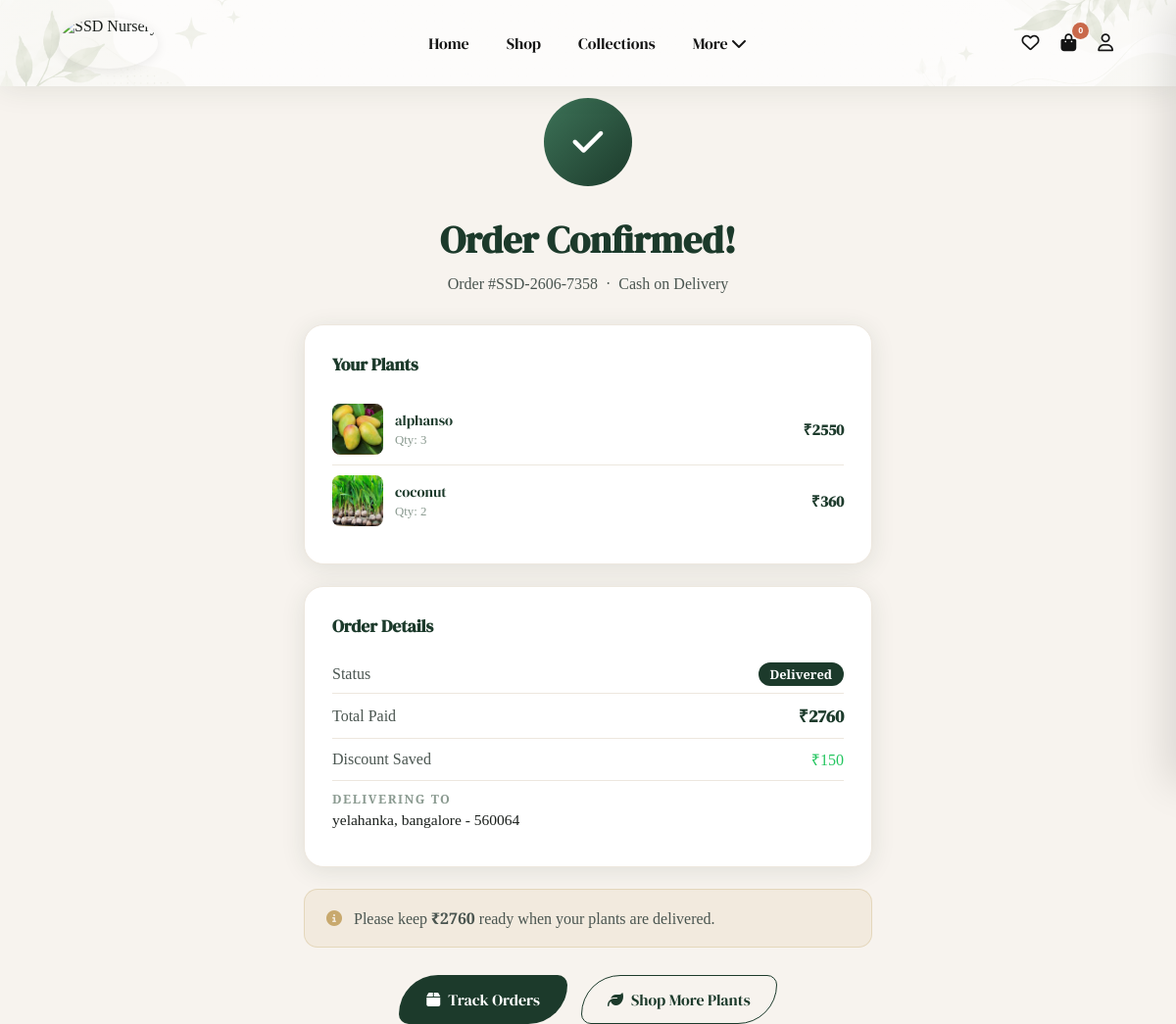
The page /order/success/1/ (signed in, upper part) on the database as committed earlier.
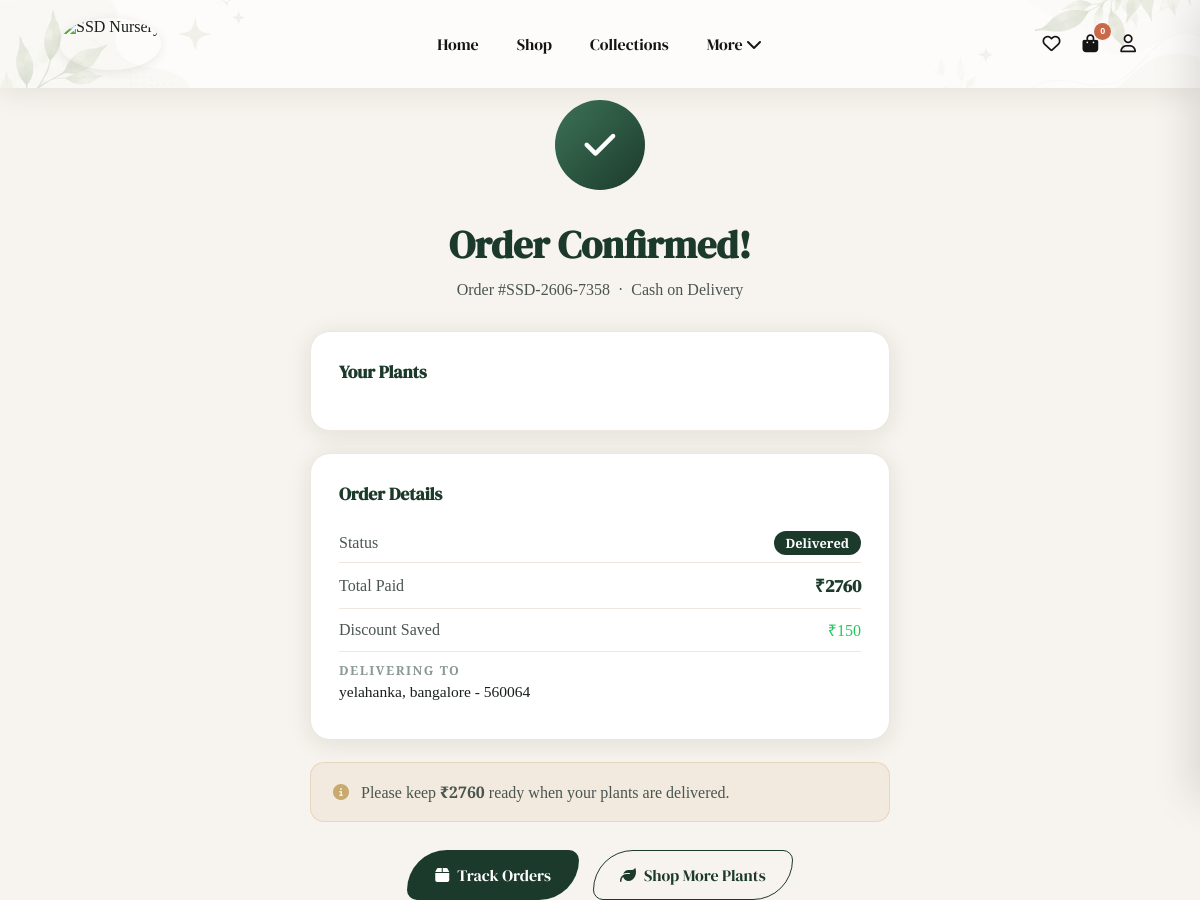
The same page on the database as committed later.
### web/models.py (models this page shows, shortened)
class OrderItem(models.Model):
    order    = models.ForeignKey(
        Order, on_delete=models.CASCADE, related_name="items"
    )
    product  = models.ForeignKey(Product, on_delete=models.CASCADE)
    quantity = models.PositiveIntegerField(default=1)
    price    = models.DecimalField(max_digits=10, decimal_places=2)
    @property
    def subtotal(self):
        return self.price * self.quantity

class Product(models.Model):
    category    = models.ForeignKey(
        Category, on_delete=models.CASCADE, related_name="products"
    )
    name        = models.CharField(max_length=200)
    slug        = models.SlugField(max_length=220, unique=True, blank=True)
    description = models.TextField(blank=True)
    care_guide  = models.TextField(blank=True)
    sunlight    = models.CharField(max_length=100, blank=True)
    watering    = models.CharField(max_length=100, blank=True)
    price       = models.DecimalField(max_digits=10, decimal_places=2)
    offer_price = models.DecimalField(max_digits=10, decimal_places=2, blank=True, null=True)
    stock       = models.PositiveIntegerField(default=0)
    image       = models.ImageField(upload_to="products/", blank=True, null=True)
    featured    = models.BooleanField(default=False)
    is_active   = models.BooleanField(default=True)
    created_at  = models.DateTimeField(auto_now_add=True)
    class Meta:
        ordering = ["-created_at"]

### web/views.py (the view)
@login_required
def order_success(request, order_id):
    order = get_object_or_404(
        Order.objects.prefetch_related("items__product"),
        id=order_id, user=request.user,
    )
    return render(request, "web/order_success.html", {"order": order, "items": order.items.all()})

### web/context_processors.py (called while the page is built)
def user_profile(request):
    notifications = Notification.objects.filter(is_active=True).order_by("-id")[:5]
    return {"notifications": notifications}

def cart_count(request):
    count = 0
    if request.user.is_authenticated:
        count = sum(
            i.quantity
            for i in CartItem.objects.filter(user=request.user)
        )
    return {
        "cart_count": count
    }

### web/templates/web/order_success.html (shortened to what this page needs)
{% load static %}
<!DOCTYPE html>
<html lang="en">
<head>
<link rel="stylesheet" href="https://cdnjs.cloudflare.com/ajax/libs/font-awesome/6.5.1/css/all.min.css">
<link rel="stylesheet" href="{% static 'css/style.css' %}"><link rel="stylesheet" href="{% static 'css/cartsidebar.css' %}">
</head>
<body data-auth="1">
{% with nav_solid=True %}{% include "web/_navbar.html" %}{% endwith %}
<div class="success-page">
  <div class="success-icon"><i class="fas fa-check"></i></div>
  <h1>Order Confirmed!</h1>
  <p class="order-id">Order #{{ order.order_number }} &nbsp;·&nbsp;
    {% if order.payment_method == 'razorpay' %}Paid via Razorpay{% else %}Cash on Delivery{% endif %}
  </p>
  <div class="success-card">
    <h3>Your Plants</h3>
    {% for item in items %}
    <div class="order-item-mini">
      {% if item.product.image %}
      <img src="{{ item.product.image.url }}" alt="{{ item.product.name }}">
      {% else %}
      <div style="width:52px;height:52px;border-radius:8px;background:var(--ivory);display:flex;align-items:center;justify-content:center;color:var(--sage);flex-shrink:0;"><i class="fas fa-seedling"></i></div>
      {% endif %}
      <div class="order-item-mini-info">
        <h4>{{ item.product.name }}</h4>
        <span>Qty: {{ item.quantity }}</span>
      </div>
      <div class="order-item-mini-price">₹{{ item.subtotal|floatformat:0 }}</div>
    </div>
    {% endfor %}
  </div>
  <div class="success-card">
    <h3>Order Details</h3>
    <div class="summary-row">Status <span><span style="background:var(--forest);color:white;padding:3px 12px;border-radius:20px;font-size:.8rem;font-weight:700;">{{ order.status }}</span></span></div>
    <div class="summary-row">Total Paid <strong>₹{{ order.total_amount|floatformat:0 }}</strong></div>
    {% if order.discount_amount > 0 %}<div class="summary-row">Discount Saved <span style="color:#22C55E;">₹{{ order.discount_amount|floatformat:0 }}</span></div>{% endif %}
    {% if order.address %}<div class="summary-row" style="flex-direction:column;align-items:flex-start;gap:4px;">
      <span style="font-size:.78rem;font-weight:700;letter-spacing:1.5px;text-transform:uppercase;color:var(--text-light);">Delivering to</span>
      <span style="font-size:.97rem;color:var(--text-dark);">{{ order.address }}</span>
    </div>{% endif %}
  </div>
  {% if order.payment_method == 'cod' %}
  <div style="background:rgba(200,169,110,0.12);border:1px solid rgba(200,169,110,0.3);border-radius:14px;padding:18px 22px;font-family:'Cormorant Garamond',serif;font-size:1rem;color:var(--text-mid);margin-bottom:22px;text-align:left;">
    <i class="fas fa-info-circle" style="color:var(--gold);margin-right:8px;"></i>
    Please keep <strong>₹{{ order.total_amount|floatformat:0 }}</strong> ready when your plants are delivered.
  </div>
  {% endif %}
  <div class="success-actions">
    <a href="{% url 'profile' %}" class="btn-success-primary"><i class="fas fa-box"></i> Track Orders</a>
    <a href="{% url 'shop' %}" class="btn-success-outline"><i class="fas fa-leaf"></i> Shop More Plants</a>
  </div>
</div>
{% include "web/_footer.html" %}
</body>
</html>

Rows that differ between the two databases and show on the page:
removed OrderItem: product.image (picture), product.name "alphanso", quantity "3", subtotal "2550"
removed OrderItem: product.image (picture), product.name "coconut", quantity "2", subtotal "360"
